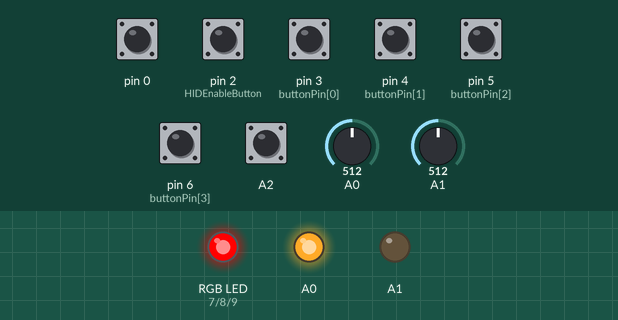
Recording of a sketch running on a simulated Arduino Leonardo, built with avr-gcc and run on an emulated ATmega32U4. Shown: an RGB LED mixed from three pins (HIGH = lit), output pins drawn as LEDs (lit = HIGH). The test bench sets the inputs (shaded band); at power-on: A2, pin 0, pin 2 (HIDEnableButton), pin 3 (buttonPin[0]), pin 4 (buttonPin[1]), pin 5 (buttonPin[2]), pin 6 (buttonPin[3]) HIGH, A1 = 512, A0 = 512. USB keyboard and mouse output is not drawn; what the sketch prints to the serial monitor is not drawn.

Above: at 1.2 s.
1.3 s: pin 2 (HIDEnableButton) pulled LOW for 0.15 s
At 2.2 s:
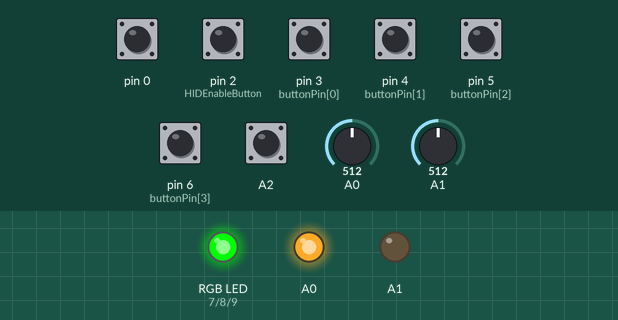
5.9 s: A1 set to 450
7.4 s: A1 set to 423
Timing chart, 0 to 10.4 s (numbered marks = the images above; inputs shaded):
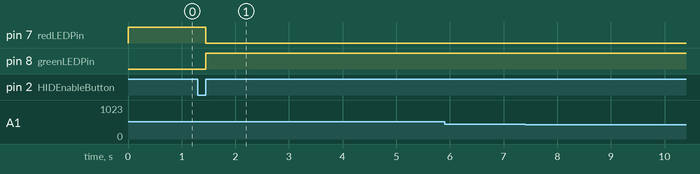

The sketch:

midterm_sketch.ino
```cpp
/* sources:
   1. https://github.com/tigoe/hid-examples/blob/main/KeyboardFourPushbuttons/KeyboardFourPushbuttons.ino
   2. https://github.com/tigoe/hid-examples/blob/main/MouseJoystick/MouseJoystick.ino
*/

#include <Keyboard.h>
#include <Mouse.h>

int redLEDPin = 7;
int greenLEDPin = 8;
int blueLEDPin = 9;

int redLEDState = LOW;
int greenLEDState = LOW;
int blueLEDState = LOW;

// the enable button should be on a hardware interrupt
// pin. Check your board's reference to find them:
const int HIDEnableButton = 2;
int lastHIDEnableButtonState = HIGH;
int currentHIDEnableButtonState;

// whether or not HID is enabled:
volatile bool HIDEnabled = false;

// for joystick pushbutton
int lastButton = HIGH;

// debounce delay for pushbutton:
const int debounceDelay = 4;
int buttonCount = 4;
//  pushbuttons are on these pins:
int buttonPin[] = {3, 4, 5, 6};
// previous states of the buttons:
int lastButtonState[] = {HIGH, HIGH, HIGH, HIGH};
// characters to print when the buttons are pushed:
char buttonChar[] = {'w', 'a', 's', 'd'};
int ledState = LOW;

void setup() {
  // initialize serial and Keyboard:
  Serial.begin(9600);

  pinMode(redLEDPin, OUTPUT);
  pinMode(greenLEDPin, OUTPUT);
  pinMode(blueLEDPin, OUTPUT);

  // set up the pinMode and interrupt service routine:
  pinMode(HIDEnableButton, INPUT_PULLUP);
  attachInterrupt(HIDEnableButton, HIDChange, FALLING);
  // Keyboard.begin();
  currentHIDEnableButtonState = digitalRead(HIDEnableButton);

  // configure analog pins for Playstation joystick:
  pinMode(A0, OUTPUT);
  pinMode(A1, OUTPUT);
  // joystick pushbutton:
  pinMode(A2, INPUT_PULLUP);
  // turn on A0 for +v connection of joystick:
  digitalWrite(A0, HIGH);
  // turn off A1 for gnd connection of joystick:
  digitalWrite(A1, LOW);

  // set button input modes:
  for (int b = 0; b < buttonCount; b++) {
    pinMode(buttonPin[b], INPUT_PULLUP);
  }
}

void loop() {
  HIDChange();
  if (HIDEnabled) {
    // read the inputs on analog pin 0 and 1:
    int x = analogRead(A0);
    delay(1);
    int y = analogRead(A1);
    // read the pushbutton:
    int button = !digitalRead(A2);

    // map x and y readings to a 3-point range
    // and subtract 1 to get -3 to 3, with
    // 0 at rest. You may have to modify the numbers
    // to make it work:
    x = map(x, 0, 1023, -4, 3) + 1;
    y = map(y, 0, 1023, -4, 3) + 1;

    // move the mouse:
    Mouse.move(x * 2, y * 2, 0);

    // if the button changes, press or release the mouse,
    // as appropriate.  LOW to HIGH = press, HIGH to LOW = release:
    if (button != lastButton) {
      if (button == HIGH) {
        Mouse.press(MOUSE_LEFT);
      }
      else {
        Mouse.release(MOUSE_LEFT);
      }
    }
    // print the results
    Serial.print(x);
    Serial.print("\t");
    Serial.print(y);
    Serial.print("\t");
    Serial.println(button);
    // store the button state for comparison next time:
    lastButton = button;

    // iterate over the button list:
    for (int b = 0; b < buttonCount; b++) {
      // read this button:
      int buttonState = digitalRead(buttonPin[b]);
      // if it has changed:
      if (buttonState != lastButtonState[b]) {
        // wait until button state stabilizes:
        delay(debounceDelay);
        // if it's low:
        if (buttonState == HIGH) {
          // send keystroke:
          Keyboard.press(buttonChar[b]);
          delay(100);
          Keyboard.release(buttonChar[b]);
          Serial.print(buttonChar[b]);
        }
        // save current state for next time:
        lastButtonState[b] = buttonState;
      }
    }
  }
}

// interrupt handler for the HID Enable button:
void HIDChange() {
  // the current state of LED
  lastHIDEnableButtonState = currentHIDEnableButtonState;      // save the last state
  currentHIDEnableButtonState = digitalRead(HIDEnableButton); // read new state

  if (currentHIDEnableButtonState != lastHIDEnableButtonState) {
    if (currentHIDEnableButtonState == HIGH) {
      Serial.println("The button is pressed");
      ledState = !ledState;
      Serial.print("ledstate: ");
      Serial.println(ledState);
      HIDEnabled = !HIDEnabled;

    }
    lastHIDEnableButtonState = currentHIDEnableButtonState;
  }
  if (ledState == true) {
    RGB_color(0, 255, 0);
  } else {
    RGB_color(255, 0, 0);
  }

  // debounce:
  delay(debounceDelay);

  if (HIDEnabled) {
    Serial.print("HID is enabled");
    Mouse.begin();
    Keyboard.begin();

  } else {
    Serial.print("HID is disabled");
    Mouse.end();
    Keyboard.end();
  }
}

void RGB_color(int redLEDPinValue, int greenLEDPinValue, int blueLEDPinValue) {
  analogWrite(redLEDPin, redLEDPinValue);
  analogWrite(greenLEDPin, greenLEDPinValue);
  analogWrite(blueLEDPin, blueLEDPinValue);
}
```

Measured:
- after the input at 1.3 s, pin 7 (redLEDPin): HIGH → LOW after 0.15 s; pin 8 (greenLEDPin): LOW → HIGH after 0.15 s
- after the input at 5.9 s, every drawn part: stays the same
- after the input at 7.4 s, every drawn part: stays the same
